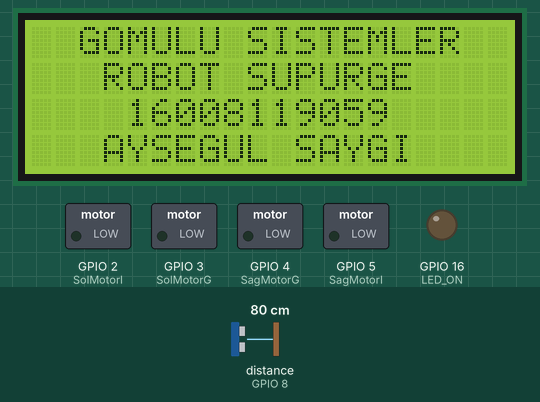
Bench run of a program on a simulated Raspberry Pi (BCM pin numbers). On the bench: 20×4 character LCD, switched loads named in the program (green lamp = pin HIGH), output pins drawn as LEDs (lit = HIGH). The test bench sets the inputs (shaded band); at power-on: distance to the obstacle (sensor on GPIO 8) 80 cm. The echo pulse lasts 58.3 µs per cm; the clock reads 2024-03-15 10:24:30 at power-on unless the program sets it; pins used as bus, display or sensor lines are not drawn.

Above: at 0.3 s.
At 4.5 s:
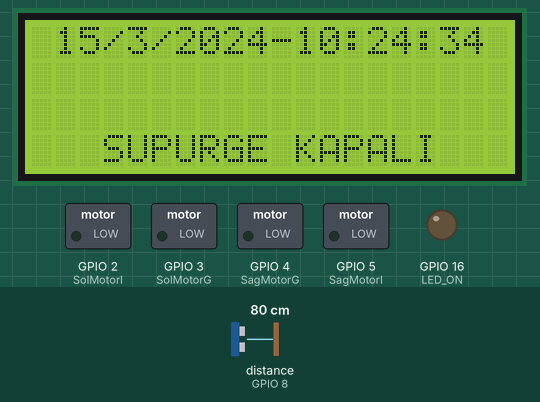
At 12.9 s:
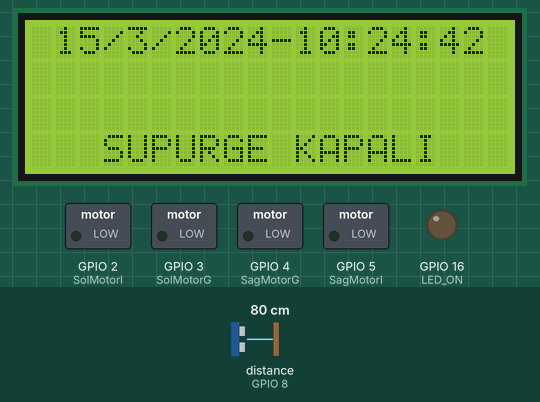
At 21.2 s:
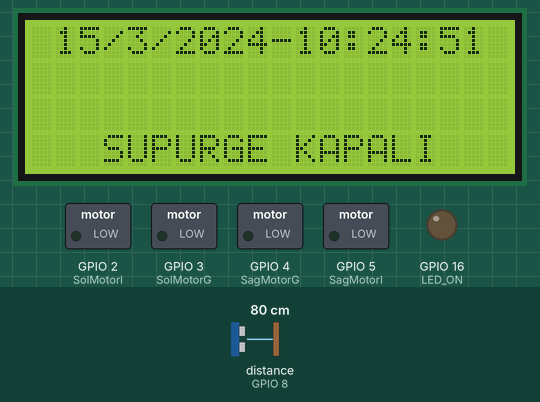
At 29.6 s:
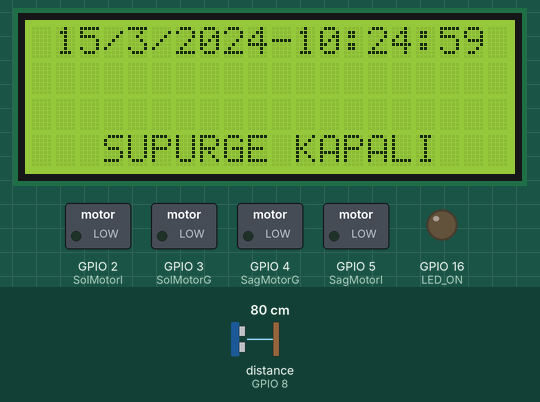
At 38.0 s:
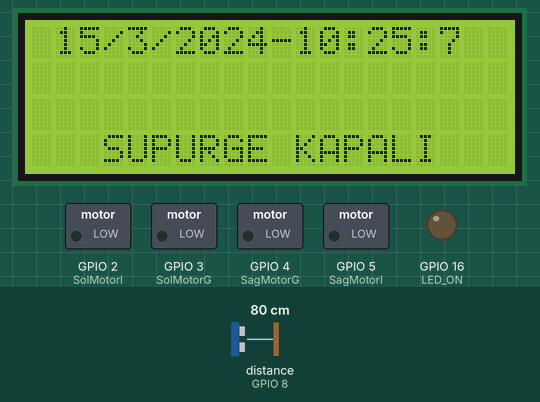

The program:

code.py
```python
import RPi.GPIO as GPIO
import time
import hcsr04sensor

# Define GPIO to LCD mapping
LCD_RS = 12
LCD_E  = 13
LCD_D4 = 19
LCD_D5 = 20
LCD_D6 = 26
LCD_D7 = 21
LED_ON = 16

SolMotorI = 2
SolMotorG = 3
SagMotorI =5
SagMotorG = 4

DokunSensor = 6

TRIG = 7
ECHO = 8


# Define some device constants
LCD_WIDTH = 20    # Maximum characters per line
LCD_CHR = True
LCD_CMD = False

LCD_LINE_1 = 0x80 # LCD RAM address for the 1st line
LCD_LINE_2 = 0xC0 # LCD RAM address for the 2nd line
LCD_LINE_3 = 0x94 # LCD RAM address for the 3rd line
LCD_LINE_4 = 0xD4 # LCD RAM address for the 4th line

# Timing constants
E_PULSE = 0.0005
E_DELAY = 0.0005
global second, minute, hour, day, month, year
def main():
	# Main program block

	GPIO.setmode(GPIO.BCM)       # Use BCM GPIO numbers
	GPIO.setup(LCD_E, GPIO.OUT)  # E
	GPIO.setup(LCD_RS, GPIO.OUT) # RS
	GPIO.setup(LCD_D4, GPIO.OUT) # DB4
	GPIO.setup(LCD_D5, GPIO.OUT) # DB5
	GPIO.setup(LCD_D6, GPIO.OUT) # DB6
	GPIO.setup(LCD_D7, GPIO.OUT) # DB7
	GPIO.setup(LED_ON, GPIO.OUT) # Backlight enable

	GPIO.setup(SolMotorI, GPIO.OUT)
	GPIO.setup(SolMotorG, GPIO.OUT)
	GPIO.setup(SagMotorI, GPIO.OUT)
	GPIO.setup(SagMotorG, GPIO.OUT)

	GPIO.setup(DokunSensor, GPIO.IN)

	GPIO.setwarnings(False)

	GPIO.setup(TRIG,GPIO.OUT)
	GPIO.setup(ECHO,GPIO.IN)


	# Initialise display
	lcd_init()
	# Toggle backlight on-off-on


	# Send some centred test
	lcd_string("GOMULU SISTEMLER",LCD_LINE_1,2)
	lcd_string("ROBOT SUPURGE",LCD_LINE_2,2)
	lcd_string("16008119059",LCD_LINE_3,2)
	lcd_string("AYSEGUL SAYGI",LCD_LINE_4,2)
	time.sleep(3) # 3 second delay
	lcd_byte(0x01,LCD_CMD) # 000001 Clear display

	while True:
		GPIO.output(TRIG, False)
		time.sleep(1)

		GPIO.output(TRIG, True)
		time.sleep(0.00001)
		GPIO.output(TRIG, False)

		while GPIO.input(ECHO)==0:
			pulse_start = time.time()

		while GPIO.input(ECHO)==1:
			pulse_end = time.time()

		pulse_duration = pulse_end - pulse_start

		distance = pulse_duration * 17150
		distance = round(distance/100, 2)


		DokunSensorDurum = GPIO.input(DokunSensor)
		if DokunSensorDurum == 1:
			lcd_string("CALISMA BASLADI",LCD_LINE_4,2)
			time.sleep(1)
			lcd_byte(0x01,LCD_CMD) # 000001 Clear display
			lcd_string("ORTAM TARANIYOR",LCD_LINE_1,2)
			lcd_string("ROBOT SUPURGE",LCD_LINE_2,2)
			lcd_string("KONUMLANDIRMA",LCD_LINE_3,2)
			lcd_string("YAPIYOR",LCD_LINE_4,2)
			time.sleep(2)
			lcd_byte(0x01,LCD_CMD) # 000001 Clear display
			lcd_string("ROBOT AKTIF EDILDI",LCD_LINE_1,2)
			GPIO.output(SolMotorI,GPIO.HIGH)
			GPIO.output(SagMotorI,GPIO.HIGH)
			lcd_string("ROBOT SUPURGE",LCD_LINE_2,2)

			if distance < 1:
				lcd_string("DUVARA CARPMAK UZERE",LCD_LINE_3,2)
				lcd_string("GERI GONULUYOR",LCD_LINE_4,2)
				GeriGidis(2)
				SagaDonus(2)
				IleriGidis(2)
				SagaDonus(2)
			else:
				lcd_byte(0x01,LCD_CMD) # 000001 Clear display
				for sayac in range(3):
					IleriGidis(10)
					SagaDonus(2)
					IleriGidis(2)
					SagaDonus(2)
					IleriGidis(10)
					SolaDonus(2)
					IleriGidis(2)
					SolaDonus(2)
					IleriGidis(10)
		else:
			lcd_string("SUPURGE KAPALI",LCD_LINE_4,2)
		second, minute, hour, day, month, year = date()
		date_info = "{}/{}/{}-{}:{}:{}".format(day,month,year,hour,minute,second)
		lcd_string(date_info,LCD_LINE_1,2)

def SolaDonus(i):
	GPIO.output(SagMotorI,GPIO.HIGH)
	GPIO.output(SolMotorI,GPIO.LOW)
	for sayac in range(i+1):
		lcd_string("ROBOT SUPURGE",LCD_LINE_1,2)
		lcd_string("SOLA DONUYOR: {}".format(sayac),LCD_LINE_2,2)
		time.sleep(0.5)

def SagaDonus(i):
	GPIO.output(SagMotorI,GPIO.LOW)
	GPIO.output(SolMotorI,GPIO.HIGH)
	for sayac in range(i+1):
		lcd_string("ROBOT SUPURGE",LCD_LINE_1,2)
		lcd_string("SAGA DONUYOR: {}".format(sayac),LCD_LINE_2,2)
		time.sleep(0.5)

def IleriGidis(i):
	GPIO.output(SagMotorI,GPIO.HIGH)
	GPIO.output(SolMotorI,GPIO.HIGH)
	GPIO.output(SagMotorG,GPIO.LOW)
	GPIO.output(SolMotorG,GPIO.LOW)
	for sayac in range(i+1):
		lcd_string("ROBOT SUPURGE",LCD_LINE_1,2)
		lcd_string("DUZ GIDIYOR: {}".format(sayac),LCD_LINE_2,2)
		time.sleep(0.5)

def GeriGidis(i):
	GPIO.output(SagMotorG,GPIO.HIGH)
	GPIO.output(SolMotorG,GPIO.HIGH)
	GPIO.output(SagMotorI,GPIO.LOW)
	GPIO.output(SolMotorI,GPIO.LOW)
	for sayac in range(i+1):
		lcd_string("ROBOT SUPURGE",LCD_LINE_1,2)
		lcd_string("GERI GIDIYOR: {}".format(sayac),LCD_LINE_2,2)
		time.sleep(0.5)

def date():
	zaman = time.localtime()
	second = zaman.tm_sec
	minute = zaman.tm_min
	hour = zaman.tm_hour
	day = zaman.tm_mday
	month = zaman.tm_mon
	year = zaman.tm_year
	date = "{}/{}/{}-{}:{}:{}".format(day,month,year,hour,minute,second)
	lcd_string(date,LCD_LINE_1,2)
	return second, minute, hour, day, month, year

def lcd_init():
  # Initialise display
  lcd_byte(0x33,LCD_CMD) # 110011 Initialise
  lcd_byte(0x32,LCD_CMD) # 110010 Initialise
  lcd_byte(0x06,LCD_CMD) # 000110 Cursor move direction
  lcd_byte(0x0C,LCD_CMD) # 001100 Display On,Cursor Off, Blink Off
  lcd_byte(0x28,LCD_CMD) # 101000 Data length, number of lines, font size
  lcd_byte(0x01,LCD_CMD) # 000001 Clear display
  time.sleep(E_DELAY)

def lcd_byte(bits, mode):
  # Send byte to data pins
  # bits = data
  # mode = True  for character
  #        False for command

  GPIO.output(LCD_RS, mode) # RS

  # High bits
  GPIO.output(LCD_D4, False)
  GPIO.output(LCD_D5, False)
  GPIO.output(LCD_D6, False)
  GPIO.output(LCD_D7, False)
  if bits&0x10==0x10:
    GPIO.output(LCD_D4, True)
  if bits&0x20==0x20:
    GPIO.output(LCD_D5, True)
  if bits&0x40==0x40:
    GPIO.output(LCD_D6, True)
  if bits&0x80==0x80:
    GPIO.output(LCD_D7, True)

  # Toggle 'Enable' pin
  lcd_toggle_enable()

  # Low bits
  GPIO.output(LCD_D4, False)
  GPIO.output(LCD_D5, False)
  GPIO.output(LCD_D6, False)
  GPIO.output(LCD_D7, False)
  if bits&0x01==0x01:
    GPIO.output(LCD_D4, True)
  if bits&0x02==0x02:
    GPIO.output(LCD_D5, True)
  if bits&0x04==0x04:
    GPIO.output(LCD_D6, True)
  if bits&0x08==0x08:
    GPIO.output(LCD_D7, True)

  # Toggle 'Enable' pin
  lcd_toggle_enable()

def lcd_toggle_enable():
  # Toggle enable
  time.sleep(E_DELAY)
  GPIO.output(LCD_E, True)
  time.sleep(E_PULSE)
  GPIO.output(LCD_E, False)
  time.sleep(E_DELAY)

def lcd_string(message,line,style):
  # Send string to display
  # style=1 Left justified
  # style=2 Centred
  # style=3 Right justified

  if style==1:
    message = message.ljust(LCD_WIDTH," ")
  elif style==2:
    message = message.center(LCD_WIDTH," ")
  elif style==3:
    message = message.rjust(LCD_WIDTH," ")

  lcd_byte(line, LCD_CMD)

  for i in range(LCD_WIDTH):
    lcd_byte(ord(message[i]),LCD_CHR)

def lcd_backlight(flag):
  # Toggle backlight on-off-on
  GPIO.output(LED_ON, flag)

if __name__ == '__main__':

  try:
    main()
  except KeyboardInterrupt:
    pass
  finally:
    lcd_byte(0x01, LCD_CMD)
    lcd_string("Goodbye!",LCD_LINE_1,2)
    GPIO.cleanup()
```

Measured:
- what the display in image 0 shows lasts 3.0 s, from 0.3 s to 3.3 s
- what the display in image 1 shows lasts 1.2 s, from 4.4 s to 5.6 s
